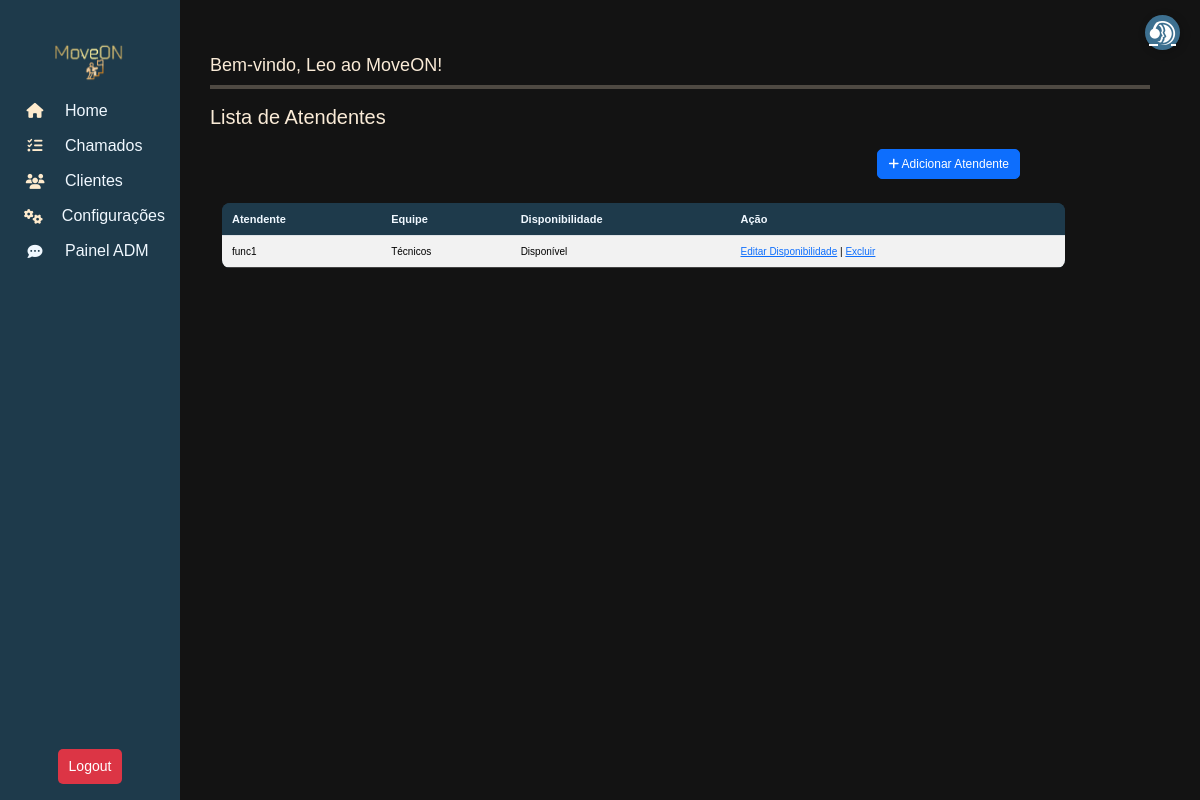
Page /chat/attendants/ (signed in) on the committed database.
### move_on/models.py (models this page shows, shortened)
class User(AbstractUser):
    client = models.ForeignKey(Profile, on_delete=models.CASCADE, related_name="users", null=True, blank=True, db_column='client')
    role = models.ForeignKey(Role, on_delete=models.SET_NULL, null=True, blank=True, db_column='role')
    groups = models.ManyToManyField(
        'auth.Group',
        related_name='move_on_users',
        blank=True
    )
    user_permissions = models.ManyToManyField(
        'auth.Permission',
        related_name='move_on_users',
        blank=True
    )
    class Meta:
        db_table = "users"

class Team(models.Model):
    client = models.ForeignKey(Profile, on_delete=models.CASCADE, related_name="teams", blank=True, null=True)
    name = models.CharField("Nome da Equipe", max_length=150)
    roles = models.ManyToManyField(Role, related_name="teams", blank=True)
    members = models.ManyToManyField(User, related_name="teams", blank=True)
    class Meta:
        db_table = "teams"

### chat/models.py (models this page shows, shortened)
class Attendant(models.Model):
    user = models.ForeignKey(settings.AUTH_USER_MODEL, on_delete=models.CASCADE, null=True, blank=True, related_name='attendant_profile')
    team = models.ForeignKey(Team, on_delete=models.CASCADE, related_name="attendants")
    available = models.BooleanField(default=True)
    class Meta:
        db_table = "attendants"

### chat/views.py (the view)
# urls.py: path('attendants/', AttendantListView.as_view(), name='attendant_list'),
class AttendantListView(LoginRequiredMixin, ListView):
    model = Attendant
    template_name = 'attendant_list.html'
    context_object_name = 'attendants'
    def get_queryset(self):
        return Attendant.objects.all()

### chat/templates/attendant_list.html
{% extends 'Menu/menu.html' %}
{% block content %}
<h5 style="color: antiquewhite; margin-bottom: 20px;">Lista de Atendentes</h5>
<div class="d-flex justify-content-end mb-4" style="margin-right: 130px;">
  <a href="{% url 'attendant_create' %}" class="btn btn-primary">
    <i class="fa fa-plus"></i> Adicionar Atendente
  </a>
</div>
<div class="container">
  <div class="table-responsive">
    <table class="table table-sm table-striped" id="ticketTable">
      <thead class="text-center">
        <tr>
          <th>Atendente</th>
          <th>Equipe</th>
          <th>Disponibilidade</th>
          <th>Ação</th>
        </tr>
      </thead>
      <tbody>
        {% for attendant in attendants %}
        <tr>
          <td>{{ attendant.user.username }}</td>
          <td>{{ attendant.team.name }}</td>
          <td>
            {% if attendant.available %}
              Disponível
            {% else %}
              Ocupado
            {% endif %}
          </td>
          <td>
            <a href="{% url 'attendant_update' attendant.pk %}">Editar Disponibilidade</a>
            |
            <a href="{% url 'attendant_delete' attendant.pk %}">Excluir</a>
          </td>
        </tr>
        {% empty %}
        <tr>
          <td colspan="4">Nenhum atendente encontrado.</td>
        </tr>
        {% endfor %}
      </tbody>
    </table>
  </div>
</div>
{% endblock %}

### move_on/templates/Menu/menu.html (shortened to what this page needs)
{% load static %}
<head>
  <link href="https://cdn.jsdelivr.net/npm/bootstrap@5.3.3/dist/css/bootstrap.min.css" rel="stylesheet" />
  <link rel="stylesheet" href="https://cdnjs.cloudflare.com/ajax/libs/font-awesome/6.5.1/css/all.min.css" />
  <link rel="stylesheet" href="{% static 'css/styles.css' %}" />
</head>
<body>
  <nav class="sidebar">
    <h6> <img src="{% static 'image/moveon.png' %}" style="width: 100px; height:50px;"></h6>
    {% if user.is_authenticated %}
    <a href="/" data-bs-toggle="tooltip" data-bs-placement="right" title="Home">
      <i class="fas fa-home"></i> <span>Home</span>
    </a>
    <a href="{% url 'ticket_list' %}" data-bs-toggle="tooltip" data-bs-placement="right" title="Chamados">
      <i class="fas fa-tasks"></i> <span>Chamados</span>
    </a>
    <a href="{%url 'profile_list'%}" data-bs-toggle="tooltip" data-bs-placement="right" title="Clientes">
      <i class="fas fa-users"></i> <span>Clientes</span>
    </a>
    <a href="{% url 'params' %}" data-bs-toggle="tooltip" data-bs-placement="right" title="Configurações">
      <i class="fas fa-cogs"></i> <span>Configurações</span>
    </a>
    <a href="{% url 'chat_admin_panel' %}" data-bs-toggle="tooltip" data-bs-placement="right" title="Painel">
      <i class="fa-solid fa-comment-dots"></i><span>Painel ADM</span>
    </a>
    <form method="POST" action="{% url 'logout' %}">
      <button type="submit" class="btn btn-danger-2 w-100">Logout</button>
    </form>
    {% else %}
    <p>Necessário estar logado</p>
    {% endif %}
  </nav>
  <div class="content">
    <h3>
      {% block title %}Bem-vindo, {{ user.username }} ao MoveON!{% endblock %}
    </h3>
    <div class="bar-tab-color-preview">
      <hr style="border: none; height: 4px; background-color:blanchedalmond; margin: 0;">
    </div>
    <p>{% block content %}{% endblock %}</p>
  </div>
  <a href="{% url 'ticket_form' %}" class="support-btn" data-bs-toggle="tooltip" data-bs-placement="left"
    title="Novo Chamado">
    <i class="fa-brands fa-teamspeak"></i>
  </a>
</body>
</html>

### move_on/static/css/styles.css (style rules this page uses)
body { background-color: rgb(19, 19, 19); }
* { font-family: Verdana, Geneva, Tahoma, sans-serif; }
.sidebar { width: 60px; height: 100vh; background: #1e3a4b; position: fixed; top: 0; left: 0; display: flex; flex-direction: column; align-items: center; padding-top: 35px; transition: width 0.5s ease; }
h4, h6 { color: antiquewhite; font-weight: bolder; font-size: 15px; }
h3 { color: antiquewhite; font-size: 18px; }
.sidebar a { text-decoration: none; color: aliceblue; display: flex; align-items: center; gap: 10px; padding: 15px; width: 100%; white-space: nowrap; overflow: hidden; }
.sidebar a i { font-size: 15px; width: 40px; text-align: center; }
.content { margin-left: 160px; padding: 50px; margin-top: 5px; }
.fa-home { color: blanchedalmond; }
.fa-tasks { color: blanchedalmond; }
.fa-users { color: blanchedalmond; }
.fa-cogs { color: blanchedalmond; }
.support-btn { position: fixed; top: 15px; right: 20px; background: #3d7090; color: white; border-radius: 50%; width: 35px; height: 35px; display: flex; align-items: center; justify-content: center; font-size: 1.5rem; box-shadow: 2px 2px 10px rgba(0, 0, 0, 0.2); transition: transform 0.2s ease-in-out; z-index: 1000; }
.table { width: 92%; border-collapse: collapse; background-color: #1e3a4b; border-radius: 8px; overflow: hidden; }
.table th { background-color: #1e3a4b; color: aliceblue; padding: 10px; text-align: left; font-size: 11px; }
.table td { padding: 10px; border-bottom: 1px solid #444; font-size: 10px; }
.btn { padding: 5px 10px; font-size: 12px; border-radius: 5px; }
.btn-danger-2 { background-color: #dc3545; color: white; padding: 10px 20px; border-radius: 5px; margin-top: 50vh; }
@media (min-width: 820px) { .btn-danger-2 { margin-top: 60vh; font-size: 14px; padding: 6px 10px; } }

### rows in the picture
User: username "Leo"
Attendant: user.username "func1", team.name "Técnicos", available "Disponível"
